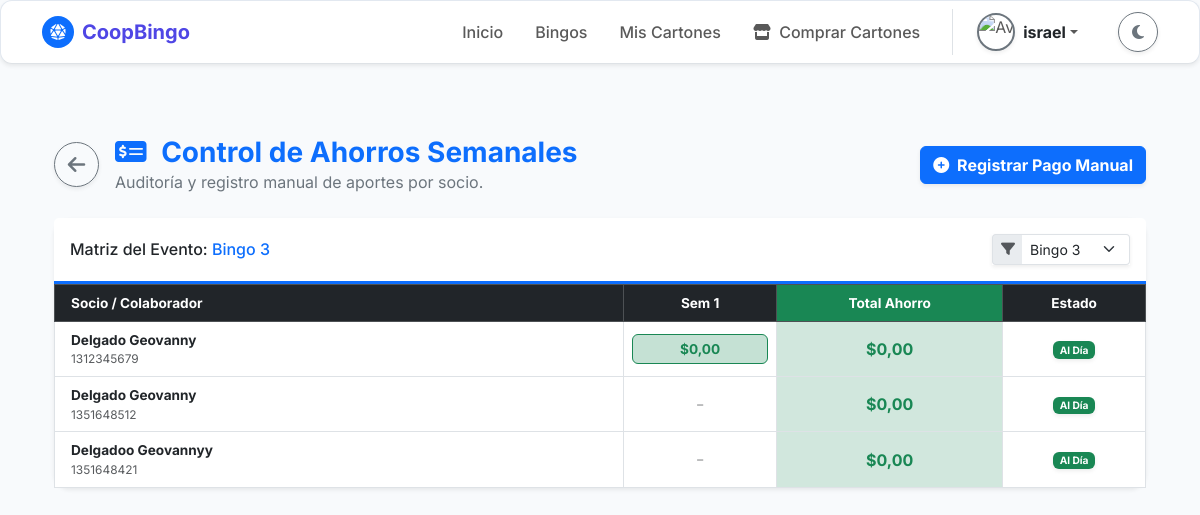
The app's page /control_aportes/ (signed in), older data.
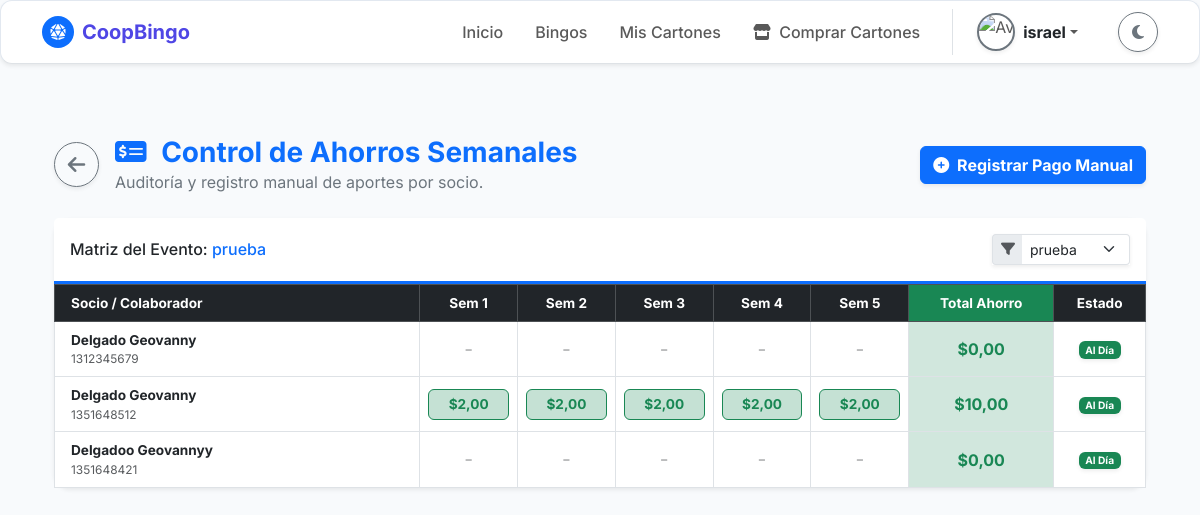
The same page, newer data.
### bingo/models.py (models this page shows, shortened)
class Bingo(models.Model):
    TIPO_BINGO_CHOICES = [
        ('Virtual', 'Virtual'),
        ('Presencial', 'Presencial'),
    ]
    ESTADO_BINGO_CHOICES = [
        ('Programado (Oculto)', 'Programado (Oculto)'),
        ('Programado', 'Programado'),
        ('En Curso', 'En Curso'),
        ('Finalizado', 'Finalizado'),
        ('Cancelado', 'Cancelado'),
    ]
    idbingo = models.AutoField(primary_key=True)
    idunidad_venta = models.ForeignKey(UnidadMonetaria, on_delete=models.PROTECT, related_name='bingos_venta')
    idunidad_premio = models.ForeignKey(UnidadMonetaria, on_delete=models.PROTECT, related_name='bingos_premio')
    titulobingo = models.CharField(
        max_length=150,
        verbose_name="Título del Bingo"
    )
    fechaprogramadabingo = models.DateTimeField(
        verbose_name="Fecha y Hora del Evento"
    )
    tipobingo = models.CharField(
        max_length=20,
        choices=TIPO_BINGO_CHOICES,
        verbose_name="Tipo de Bingo"
    )
    lugarbingo = models.CharField(
        max_length=255,
        null=True,
        blank=True,
        verbose_name="Lugar (si es presencial)"
    )
    urlsesionbingo = models.CharField(
        max_length=255,
        null=True,
        blank=True,
        verbose_name="Link de la sesión (si es virtual)"
    )
    preciocarton = models.DecimalField(
        max_digits=10,
        decimal_places=2,
        validators=[MinValueValidator(Decimal('0.01'))],
        verbose_name="Precio del Cartón"
    )
    premiomayor = models.DecimalField(
        max_digits=10,
        decimal_places=2,
        verbose_name="Monto del Premio Mayor"
    )
    descripcionpremiomayor = models.CharField(
        max_length=100,
        verbose_name="¿Qué es el premio mayor?"
    )
    estadobingo = models.CharField(
        max_length=20,
        choices=ESTADO_BINGO_CHOICES,
        default='Programado',
        verbose_name="Estado del Bingo"
    )
    rutaimagenpremiomayor = models.ImageField(
        upload_to='media/bingo/imagen_premio_mayor/',
        max_length=300,
        null=True,
        blank=True,
        verbose_name="Imagen del Premio"
    )
    urlvideopromocional = models.FileField(
        upload_to='media/bingo/video_promocional/',
        max_length=300,
        null=True,
        blank=True,
        verbose_name="Video Promocional"
    )
    descripcionpremios = models.TextField(
        max_length=500,
        null=True,
        blank=True,
        verbose_name="Descripción de otros premios"
    )
    recordatorio_enviado = models.BooleanField(
        default=False,
        verbose_name="Recordatorio 30m Enviado"
    )
    class Meta:
        db_table = 'Bingo'
        verbose_name = 'Bingo'
        verbose_name_plural = 'Bingos'

class Socio(models.Model):
    SEXO_CHOICES = [
        ('H', 'Hombre'),
        ('M', 'Mujer'),
    ]
    ESTADO_CHOICES = [
        ('Activo', 'Activo'),
        ('Pendiente', 'Pendiente'),
        ('Inactivo', 'Inactivo'),
    ]
    idsocio = models.AutoField(primary_key=True)
    idtiposocio = models.ForeignKey(
        'TipoSocio',
        on_delete=models.PROTECT,
        db_column='idtiposocio',
        verbose_name="Tipo de Socio"
    )
    primernombresocio = models.CharField(max_length=40, verbose_name="Primer Nombre")
    segundonombresocio = models.CharField(max_length=40, null=True, blank=True, verbose_name="Segundo Nombre")
    primerapellidosocio = models.CharField(max_length=40, verbose_name="Primer Apellido")
    segundoapellidosocio = models.CharField(max_length=40, verbose_name="Segundo Apellido")
    nacionalidad = models.CharField(max_length=50, default='Ecuatoriana', verbose_name="Nacionalidad")
    correosocio = models.EmailField(max_length=200, unique=True, null=True, blank=True, verbose_name="Correo Electrónico")
    cisocio = models.CharField(
        max_length=10,
        unique=True,
        validators=[validar_cedula_ecuatoriana], # AQUÍ ESTÁ LA MAGIA
        verbose_name="Cédula de Identidad"
    )
    foto_cedula_frontal = models.ImageField(upload_to='media/socio/cedula/frontal/', null=True, blank=True, verbose_name="Foto Cédula Frontal")
    foto_cedula_trasera = models.ImageField(upload_to='media/socio/cedula/trasera/', null=True, blank=True, verbose_name="Foto Cédula Trasera")
    fotosocio = models.ImageField(
        upload_to='media/socio/foto/',
        null=True,
        blank=True,
        verbose_name="Avatar/Foto"
    )
    fechanacimientosocio = models.DateField(
        validators=[validarfechanacimiento],
        verbose_name="Fecha de Nacimiento",
        help_text="El socio no puede ser mayor de 100 años ni haber nacido en el futuro."
    )
    telefonopersonalsocio = models.CharField(max_length=10, verbose_name="Teléfono Personal")
    telefonotrabajosocio = models.CharField(max_length=25, null=True, blank=True, verbose_name="Teléfono Trabajo")
    direcciondomiciliosocio = models.CharField(max_length=255, verbose_name="Dirección Domicilio")
    direcciontrabajosocio = models.CharField(max_length=255, null=True, blank=True, verbose_name="Dirección Trabajo")
    sexosocio = models.CharField(
        max_length=1,
        choices=SEXO_CHOICES,
        null=True,
        blank=True,
        verbose_name="Sexo"
    )
    estadosocio = models.CharField(
        max_length=10,
        choices=ESTADO_CHOICES,
        default='Activo',
        verbose_name="Estado"
    )
    class Meta:
        db_table = 'Socio'
        verbose_name = 'Socio'
        verbose_name_plural = 'Socios'

class AporteSemanal(models.Model):
    ESTADO_APORTE_CHOICES = [
        ('Pendiente', 'Pendiente de Pago'),
        ('En Revision', 'En Revisión'),
        ('Al Dia', 'Al Día'),
        ('Atrasado', 'Atrasado'),
    ]
    METODO_INGRESO_CHOICES = [
        ('Efectivo', 'Efectivo'),
        ('Transferencia', 'Transferencia'),
        ('Fisico', 'Físico'),
    ]
    idaporte = models.AutoField(
        primary_key=True,
        verbose_name="ID de Aporte"
    )
    idsocio = models.ForeignKey(
        'Socio',
        on_delete=models.CASCADE,
        db_column='idsocio',
        verbose_name="Socio"
    )
    idregalo = models.ForeignKey(
        'Regalo',
        on_delete=models.CASCADE,
        db_column='idregalo',
        verbose_name="Regalo Asignado",
        null=True,
        blank=True,
    )
    idbingo = models.ForeignKey(
        'Bingo',
        on_delete=models.SET_NULL,
        null=True,
        blank=True,
        db_column='idbingo',
        verbose_name="Bingo Asociado"
    )
    numerosemana = models.IntegerField(
        null=True,
        blank=True,
        verbose_name="Número de Semana"
    )
    fechaplanificadadada = models.DateTimeField(
        verbose_name="Fecha Planificada"
    )
    fechaentregareal = models.DateTimeField(
        null=True,
        blank=True,
        verbose_name="Fecha de Entrega Real"
    )
    metodoingreso = models.CharField(
        max_length=50,
        choices=METODO_INGRESO_CHOICES,
        null=True,
        blank=True,
        verbose_name="Método de Ingreso"
    )
    referenciaingreso = models.CharField(
        max_length=100,
        null=True,
        blank=True,
        verbose_name="Referencia/Comprobante"
    )
    estadoaporte = models.CharField(
        max_length=20,
        choices=ESTADO_APORTE_CHOICES,
        null=True,
        blank=True,
        verbose_name="Estado del Aporte"
    )
    montoaporte = models.DecimalField(
        max_digits=10,
        decimal_places=2,
        default=Decimal('0.00'),
        validators=[MinValueValidator(Decimal('0.00'))],
        verbose_name="Monto del Aporte"
    )
    idmetodopago = models.ForeignKey(
        'MetodoPago',
        on_delete=models.SET_NULL,
        null=True,
        blank=True,
        db_column='idmetodopago',
        verbose_name="Cuenta de Destino"
    )
    comprobanteaporte = models.FileField(
        upload_to='media/aportes/comprobantes/',
        null=True,
        blank=True,
        verbose_name="Comprobante de Cuota Semanal"
    )
    class Meta:
        db_table = 'AporteSemanal'
        verbose_name = 'Aporte Semanal'
        verbose_name_plural = 'Control de Aportes Semanales'
        constraints = [
            models.CheckConstraint(
                condition=models.Q(estadoaporte__in=['Pendiente', 'En Revision', 'Al Dia', 'Atrasado']),
                name='chk_aportesemanal_estadoaporte'
            ),
            models.CheckConstraint(
                condition=models.Q(metodoingreso__in=['Efectivo', 'Transferencia', 'Fisico']) | models.Q(metodoingreso__isnull=True),
                name='chk_aportesemanal_metodoingreso'
            )
        ]

### bingo/views.py (the view, shortened to what this page needs)
# urls.py: path('control_aportes/', views.control_aportes, name='control_aportes'),
@login_required
def control_aportes(request):
    if not request.user.is_staff:
        messages.error(request, "Acceso exclusivo para el personal de administración.")
        return redirect('inicio')
    id_bingo = request.GET.get('bingo_id')
    if id_bingo:
        bingo_seleccionado = Bingo.objects.filter(idbingo=id_bingo).first()
    else:
        bingo_seleccionado = Bingo.objects.filter(estadobingo='En Curso').first() or Bingo.objects.order_by('-fechaprogramadabingo').first()
    if not bingo_seleccionado:
        return render(request, 'administrador/control_aportes.html', {'error': 'No hay eventos de bingo creados.'})
    socios = Socio.objects.filter(estadosocio='Activo').order_by('primerapellidosocio', 'primernombresocio')
    aportes = AporteSemanal.objects.filter(idbingo=bingo_seleccionado).select_related('idsocio')
    semanas_query = aportes.values_list('numerosemana', flat=True).distinct().order_by('numerosemana')
    semanas = list(semanas_query) if semanas_query.exists() else list(range(1, 6))
    matriz_socios = {}
    for socio in socios:
        matriz_socios[socio.idsocio] = {
            'objeto_socio': socio,
            'semanas_data': {sem: None for sem in semanas},
            'total_acumulado': Decimal('0.00'),
            'tiene_atrasos': False
        }
    for aporte in aportes:
        s_id = aporte.idsocio_id
        if s_id in matriz_socios:
            if aporte.numerosemana in matriz_socios[s_id]['semanas_data']:
                matriz_socios[s_id]['semanas_data'][aporte.numerosemana] = {
                    'monto': aporte.montoaporte,
                    'estado': aporte.estadoaporte,
                    'id_aporte': getattr(aporte, 'idaporte', getattr(aporte, 'id', None)) # Respaldo por si varía el nombre del ID
                }
                if aporte.estadoaporte == 'Al Dia':
                    matriz_socios[s_id]['total_acumulado'] += Decimal(str(aporte.montoaporte))
                elif aporte.estadoaporte == 'Atrasado':
                    matriz_socios[s_id]['tiene_atrasos'] = True
    context = {
        'bingo_seleccionado': bingo_seleccionado,
        'todos_los_bingos': Bingo.objects.all().order_by('-fechaprogramadabingo'),
        'semanas': semanas,
        'matriz_socios': matriz_socios.values(),
    }
    return render(request, 'administrador/control_aportes.html', context)

### bingo/templates/administrador/control_aportes.html (shortened to what the changed rows need)
{% extends 'comunes/base.html' %} {% comment %} Asegúrate de que esta sea la ruta correcta a tu plantilla base {% endcomment %}
{% load static %}
{% block content %}
<div class="container-fluid py-4 animate__animated animate__fadeIn">
    <div class="row mb-4 align-items-center">
        <div class="col-md-8 d-flex align-items-center gap-3">
            <div>
                <h2 class="h3 mb-0 text-primary fw-bold">
                    <i class="fas fa-money-check-alt me-2"></i> Control de Ahorros Semanales
                </h2>
            </div>
        </div>
    </div>
    <div class="card shadow-sm border-0 rounded-4 mb-4">
        <div class="card-header py-3 bg-body d-flex flex-column flex-md-row justify-content-between align-items-md-center border-bottom border-primary border-3">
            <h6 class="m-0 font-weight-bold text-dark mb-2 mb-md-0">
                Matriz del Evento: <span class="text-primary">{{ bingo_seleccionado.titulobingo }}</span>
            </h6>
            <form method="GET" class="form-inline m-0">
                <div class="input-group input-group-sm shadow-sm">
                    <span class="input-group-text bg-body-secondary border-end-0"><i class="fas fa-filter text-muted"></i></span>
                    <select name="bingo_id" class="form-select border-start-0" onchange="this.form.submit()">
                        {% for b in todos_los_bingos %}
                            <option value="{{ b.idbingo }}" {% if b.idbingo == bingo_seleccionado.idbingo %}selected{% endif %}>
                                {{ b.titulobingo }}
                            </option>
                        {% endfor %}
                    </select>
                </div>
            </form>
        </div>
        <div class="card-body p-0">
            <div class="table-responsive" style="max-height: 600px; overflow-y: auto;">
                <table class="table table-hover table-bordered text-center align-middle mb-0" style="font-size: 0.85rem;">
                    <thead class="table-dark" style="position: sticky; top: 0; z-index: 10;">
                        <tr>
                            <th class="text-start ps-3" style="min-width: 250px;">Socio / Colaborador</th>
                            {% for sem in semanas %}
                                <th>Sem {{ sem }}</th>
                            {% endfor %}
                            <th class="bg-success text-white">Total Ahorro</th>
                            <th>Estado</th>
                        </tr>
                    </thead>
                    <tbody>
                        {% for renglon in matriz_socios %}
                        <tr>
                            <td class="text-start ps-3 fw-bold text-body">
                                {{ renglon.objeto_socio.primerapellidosocio }} {{ renglon.objeto_socio.primernombresocio }}
                                <small class="text-muted d-block fw-normal">{{ renglon.objeto_socio.cisocio }}</small>
                            </td>
                            {% for sem in semanas %}
                                <td class="p-2">
                                    {% for num_sem, info in renglon.semanas_data.items %}
                                        {% if num_sem == sem %}
                                            {% if info %}
                                                {% if info.estado == 'Al Dia' %}
                                                    <div class="bg-success bg-opacity-25 text-success p-1 rounded fw-bold border border-success">
                                                        ${{ info.monto }}
                                                    </div>
                                                {% else %}
                                                    <div class="bg-danger bg-opacity-25 text-danger p-1 rounded fw-bold border border-danger" title="Atrasado">
                                                        ${{ info.monto }}
                                                    </div>
                                                {% endif %}
                                            {% else %}
                                                <span class="text-muted opacity-50" style="font-size: 1.2rem;">-</span>
                                            {% endif %}
                                        {% endif %}
                                    {% endfor %}
                                </td>
                            {% endfor %}
                            <td class="fw-bold bg-success-subtle text-success fs-6">
                                ${{ renglon.total_acumulado }}
                            </td>
                            <td>
                                {% if renglon.tiene_atrasos %}
                                    <span class="badge bg-warning text-dark shadow-sm">Con Atrasos</span>
                                {% else %}
                                    <span class="badge bg-success shadow-sm">Al Día</span>
                                {% endif %}
                            </td>
                        </tr>
                        {% endfor %}
                    </tbody>
                </table>
            </div>
        </div>
    </div>
</div>
{% endblock %}

Row changes from the older to the newer data that the page shows:
no longer on this page (row edited): Bingo: titulobingo "Bingo 3"
no longer on this page (row unchanged): AporteSemanal: monto "0,00"
now on this page (row edited): Bingo: titulobingo "prueba"
computed for Socio (number 2 of 3 on the later page): total_acumulado "0,00" → "10,00"
added AporteSemanal: monto "2,00"
added AporteSemanal: monto "2,00"
added AporteSemanal: monto "2,00"
added AporteSemanal: monto "2,00"
added AporteSemanal: monto "2,00"
Text that changed along with them:
form field bingo_id: "Bingo 3" → "prueba"
new list line: "Sem 2"
new list line: "Sem 3"
new list line: "Sem 4"
new list line: "Sem 5"
